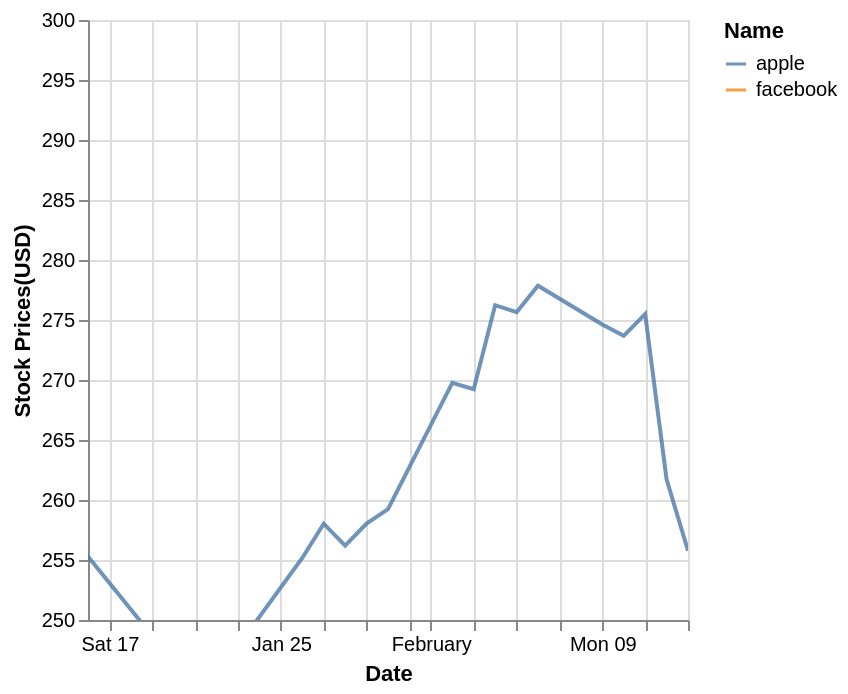

Notebook source saved alongside this figure:
### Code cell
chart

### Figure 1 — Vega-Lite specification as saved in the notebook (floating-point values rounded to 4 significant figures)
{"config": {"view": {"continuousWidth": 300, "continuousHeight": 300}}, "data": {"name": "data-307066e291e02ef5c215c47dff3a83c2"}, "mark": {"type": "line", "clip": true, "opacity": 0.8}, "encoding": {"color": {"field": "Name", "type": "nominal"}, "x": {"field": "Date", "type": "temporal"}, "y": {"field": "Stock Prices(USD)", "scale": {"domain": [250, 300]}, "stack": null, "type": "quantitative"}}, "$schema": "https://vega.github.io/schema/vega-lite/v5.20.1.json", "datasets": {"data-307066e291e02ef5c215c47dff3a83c2": [{"Date": "16 January 2026", "Name": "apple", "Stock Prices(USD)": 255.3}, {"Date": "20 January 2026", "Name": "apple", "Stock Prices(USD)": 246.5}, {"Date": "21 January 2026", "Name": "apple", "Stock Prices(USD)": 247.4}, {"Date": "22 January 2026", "Name": "apple", "Stock Prices(USD)": 248.1}, {"Date": "23 January 2026", "Name": "apple", "Stock Prices(USD)": 247.8}, {"Date": "26 January 2026", "Name": "apple", "Stock Prices(USD)": 255.2}, {"Date": "27 January 2026", "Name": "apple", "Stock Prices(USD)": 258.0}, {"Date": "28 January 2026", "Name": "apple", "Stock Prices(USD)": 256.2}, {"Date": "29 January 2026", "Name": "apple", "Stock Prices(USD)": 258.0}, {"Date": "30 January 2026", "Name": "apple", "Stock Prices(USD)": 259.2}, {"Date": "02 February 2026", "Name": "apple", "Stock Prices(USD)": 269.8}, {"Date": "03 February 2026", "Name": "apple", "Stock Prices(USD)": 269.2}, {"Date": "04 February 2026", "Name": "apple", "Stock Prices(USD)": 276.2}, {"Date": "05 February 2026", "Name": "apple", "Stock Prices(USD)": 275.7}, {"Date": "06 February 2026", "Name": "apple", "Stock Prices(USD)": 277.9}, {"Date": "09 February 2026", "Name": "apple", "Stock Prices(USD)": 274.6}, {"Date": "10 February 2026", "Name": "apple", "Stock Prices(USD)": 273.7}, {"Date": "11 February 2026", "Name": "apple", "Stock Prices(USD)": 275.5}, {"Date": "12 February 2026", "Name": "apple", "Stock Prices(USD)": 261.7}, {"Date": "13 February 2026", "Name": "apple", "Stock Prices(USD)": 255.8}, {"Date": "16 January 2026", "Name": "facebook", "Stock Prices(USD)": 42.51}, {"Date": "20 January 2026", "Name": "facebook", "Stock Prices(USD)": 42.03}, {"Date": "21 January 2026", "Name": "facebook", "Stock Prices(USD)": 42.23}, {"Date": "22 January 2026", "Name": "facebook", "Stock Prices(USD)": 42.3}, {"Date": "23 January 2026", "Name": "facebook", "Stock Prices(USD)": 42.32}, {"Date": "26 January 2026", "Name": "facebook", "Stock Prices(USD)": 42.38}, {"Date": "27 January 2026", "Name": "facebook", "Stock Prices(USD)": 42.38}, {"Date": "28 January 2026", "Name": "facebook", "Stock Prices(USD)": 42.38}, {"Date": "29 January 2026", "Name": "facebook", "Stock Prices(USD)": 42.33}, {"Date": "30 January 2026", "Name": "facebook", "Stock Prices(USD)": 42.26}, {"Date": "02 February 2026", "Name": "facebook", "Stock Prices(USD)": 42.26}, {"Date": "03 February 2026", "Name": "facebook", "Stock Prices(USD)": 42.26}, {"Date": "04 February 2026", "Name": "facebook", "Stock Prices(USD)": 42.15}, {"Date": "05 February 2026", "Name": "facebook", "Stock Prices(USD)": 42.07}, {"Date": "06 February 2026", "Name": "facebook", "Stock Prices(USD)": 42.42}, {"Date": "09 February 2026", "Name": "facebook", "Stock Prices(USD)": 42.54}, {"Date": "10 February 2026", "Name": "facebook", "Stock Prices(USD)": 42.54}, {"Date": "11 February 2026", "Name": "facebook", "Stock Prices(USD)": 42.49}, {"Date": "12 February 2026", "Name": "facebook", "Stock Prices(USD)": 42.28}, {"Date": "13 February 2026", "Name": "facebook", "Stock Prices(USD)": 42.33}]}}
